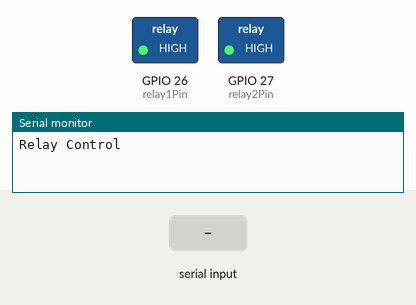
Bench run of a sketch on a simulated ESP32. On the bench: switched loads named in the sketch (green lamp = pin HIGH), the last lines printed to the serial monitor. The test bench sets the inputs (shaded band).

Above: at 1.2 s.
1.3 s: "r11\n" received over Serial
At 2.5 s:
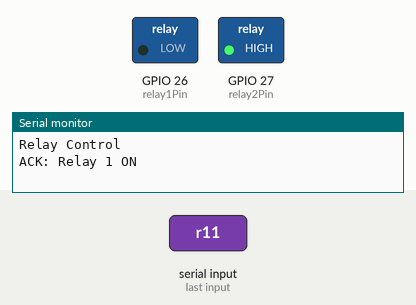
2.8 s: "r21\n" received over Serial
At 3.7 s:
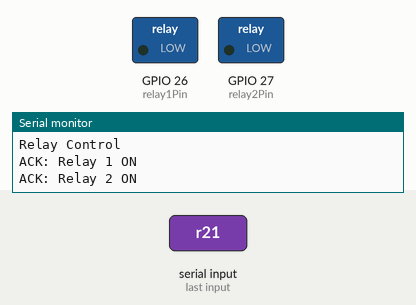
4.3 s: "r10\n" received over Serial
At 4.8 s:
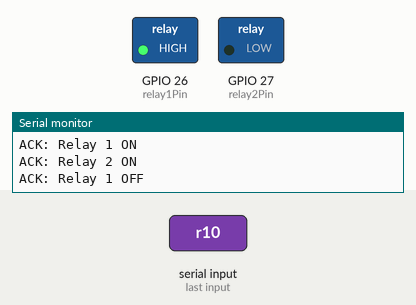
5.8 s: "r20\n" received over Serial
At 7.1 s:
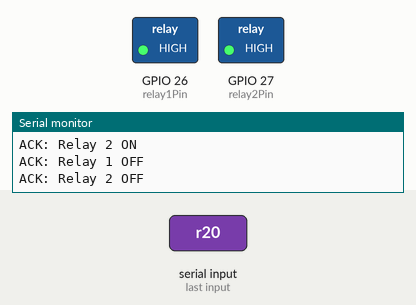
Timing chart, 0 to 8.3 s (numbered marks = the images above; inputs shaded):
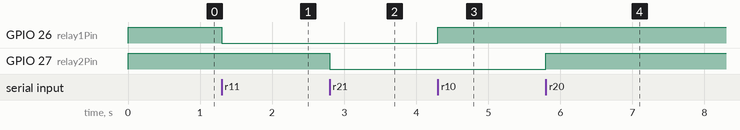

Measured:
- after the input at 1.3 s, GPIO 26 (relay1Pin): HIGH → LOW at once
- after the input at 2.8 s, GPIO 27 (relay2Pin): HIGH → LOW at once
- after the input at 4.3 s, GPIO 26 (relay1Pin): LOW → HIGH at once
- after the input at 5.8 s, GPIO 27 (relay2Pin): LOW → HIGH at once

The sketch:

relay_control.ino
```cpp
const int relay1Pin = 26;
const int relay2Pin = 27;

void setup() {
  Serial.begin(115200);
  Serial.println("Relay Control");

  pinMode(relay1Pin, OUTPUT);
  pinMode(relay2Pin, OUTPUT);

  digitalWrite(relay1Pin, HIGH);
  digitalWrite(relay2Pin, HIGH);
}

void loop() {
  if (Serial.available() > 0) {
    String command = Serial.readStringUntil('\n');
    command.trim();

    if (command == "r11") {
      digitalWrite(relay1Pin, LOW);
      Serial.println("ACK: Relay 1 ON");
    } else if (command == "r10") {
      digitalWrite(relay1Pin, HIGH);
      Serial.println("ACK: Relay 1 OFF");
    } else if (command == "r21") {
      digitalWrite(relay2Pin, LOW);
      Serial.println("ACK: Relay 2 ON");
    } else if (command == "r20") {
      digitalWrite(relay2Pin, HIGH);
      Serial.println("ACK: Relay 2 OFF");
    } else {
      Serial.println("Invalid command: "+command);
    }
  }
}
```
